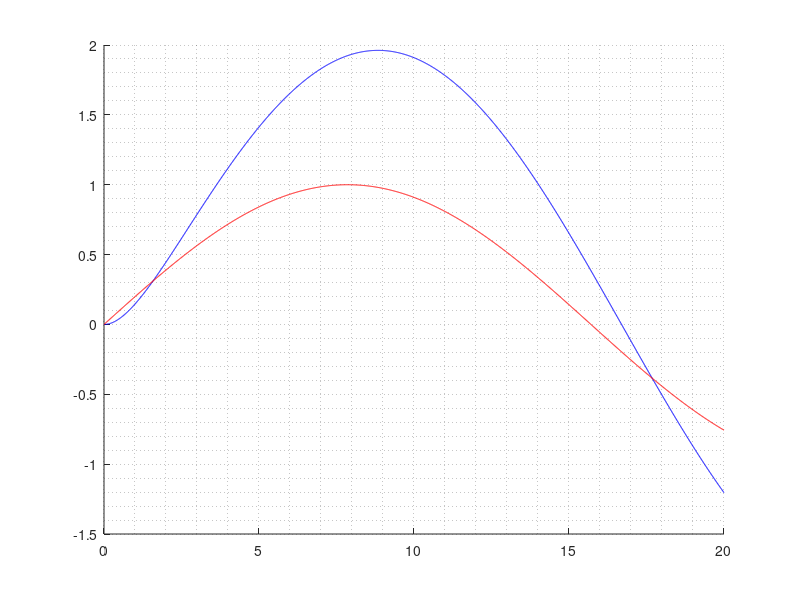

Recreate this plot in MATLAB.
clc
clear
close all
%% defination equation dot(x)=a*x+b*u, u=sin(omega *t)
 % Developer name
a=-1; %param1
b=2; %param2
omega=0.2;% param3
Ts=0.01;  % Sample time
x(1)=0; %param 4 initial condition
Tf=20; %final time
%% runing
t=0:Ts:Tf;
u=sin(t*omega);% input
L=length(t);
i=1;
while(i<L)
x(i+1)=x(i)+Ts*(a*x(i)+b*u(i));
i=i+1;
end
figure()
hold on
grid minor
plot(t,x,'b')
plot(t,u,'r')

